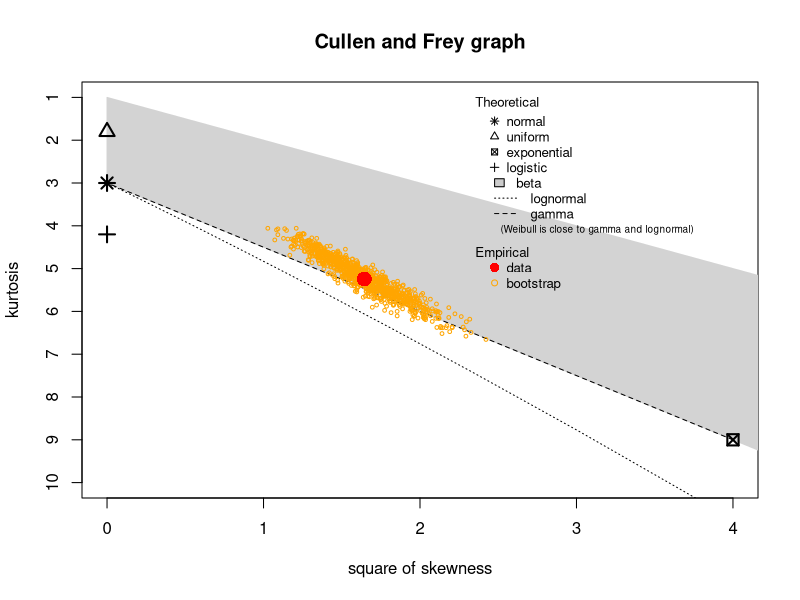
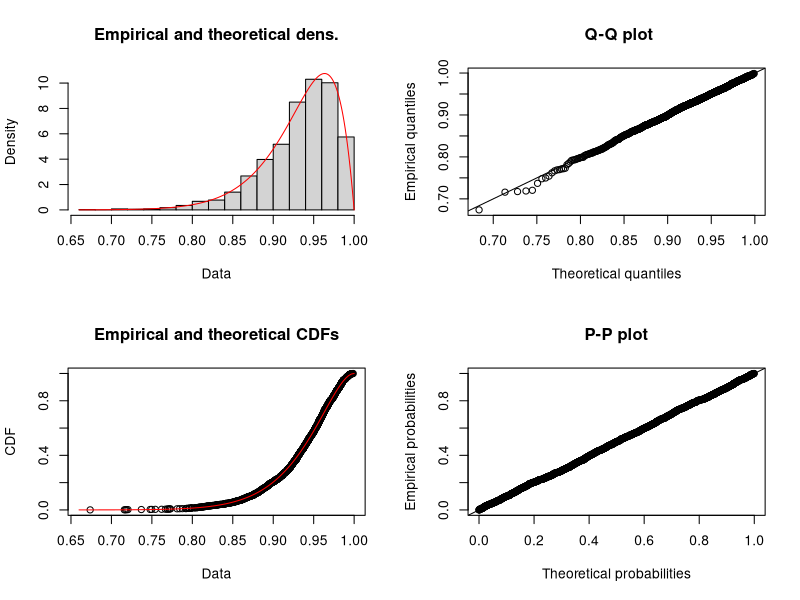
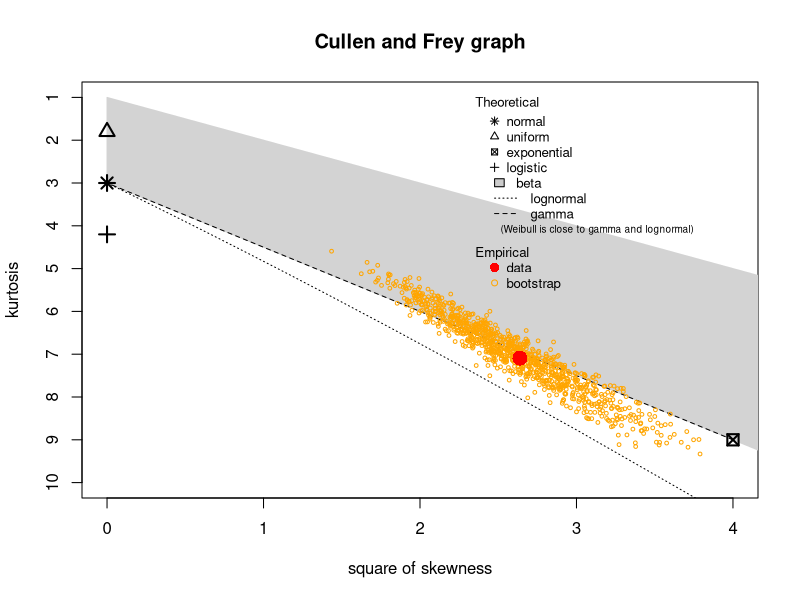

These charts were generated, in order, by the following R code: (Note: this script raises an error after producing the figures.)
library(MASS)#randomly generate multivariate data
library(rrcov)#performs wilks.test

Cov <- matrix(c(1,0.3,0.3,1),2,2)

#start loop

Wilks.Lamb.vec=NULL
Wilks.F.vec=NULL
Wilks.pval.vec=NULL
x=2000 #How many times it will run
for(i in 1:x){
  
# groups with varying means
grp1 <- as.data.frame(mvrnorm(n=20,rep(0,2),Cov)) #randomly generate multivariate dist. group 1
grp2 <- as.data.frame(mvrnorm(n=20,rep(0,2),Cov)) #randomly generate multivariate dist. group 2 
grp3 <- as.data.frame(mvrnorm(n=20,rep(0,2),Cov)) #randomly generate multivariate dist. group 3

dat <- rbind(grp1,grp2,grp3)
grp_num <- rep(1:3,c(20,20,20))

dat1 <- cbind(grp_num,dat)

test1 <- Wilks.test(dat1[,2:3],grouping=dat1[,1],method="c",approximation="Rao")

Wilks.Lamb.vec <- c(Wilks.Lamb.vec,test1$wilks)
Wilks.F.vec <- c(Wilks.F.vec,test1$statistic)
Wilks.pval.vec <- c(Wilks.pval.vec,test1$p.value)
}

#large histogram 
#(Wilks.F.vec,freq = F, xlab="Rao's F-Approximation", 
#     ylab="Probability Density",ylim=range(0,0.8),
#     main="Distribution of Rao's \n F-Appromimation (N = 15)")
#curve(df(x,4,22), col="red",lwd=3,add=T)

#hist(Wilks.Lamb.vec,freq = F,ylim=range(0,3), xlab="Wilk's lambda", 
     #ylab="Probability Density",
     #main="Distribution of Wilk's Lambda \n (N = 15)")
#curve(dbeta(x,5.295837,1.963113),col="Red",lwd=3,add=T)

#try new method 
library(fitdistrplus)
#Fit wilk's lambda
descdist(Wilks.Lamb.vec, boot=1000)
fit.Lamb <- fitdist(Wilks.Lamb.vec,"beta",start=list(shape1=5,shape2=2))
summary(fit.Lamb)
plot(fit.Lamb)


#fit Rao's f-approx
descdist(Wilks.F.vec,boot=1000)
fit.f <- fitdist(Wilks.F.vec,"f",start=list(df1=4,df2=22))
fit.beta <- fitdist(Wilks.F.vec,"beta")
summary(fit.f)
plot(fit.f)
